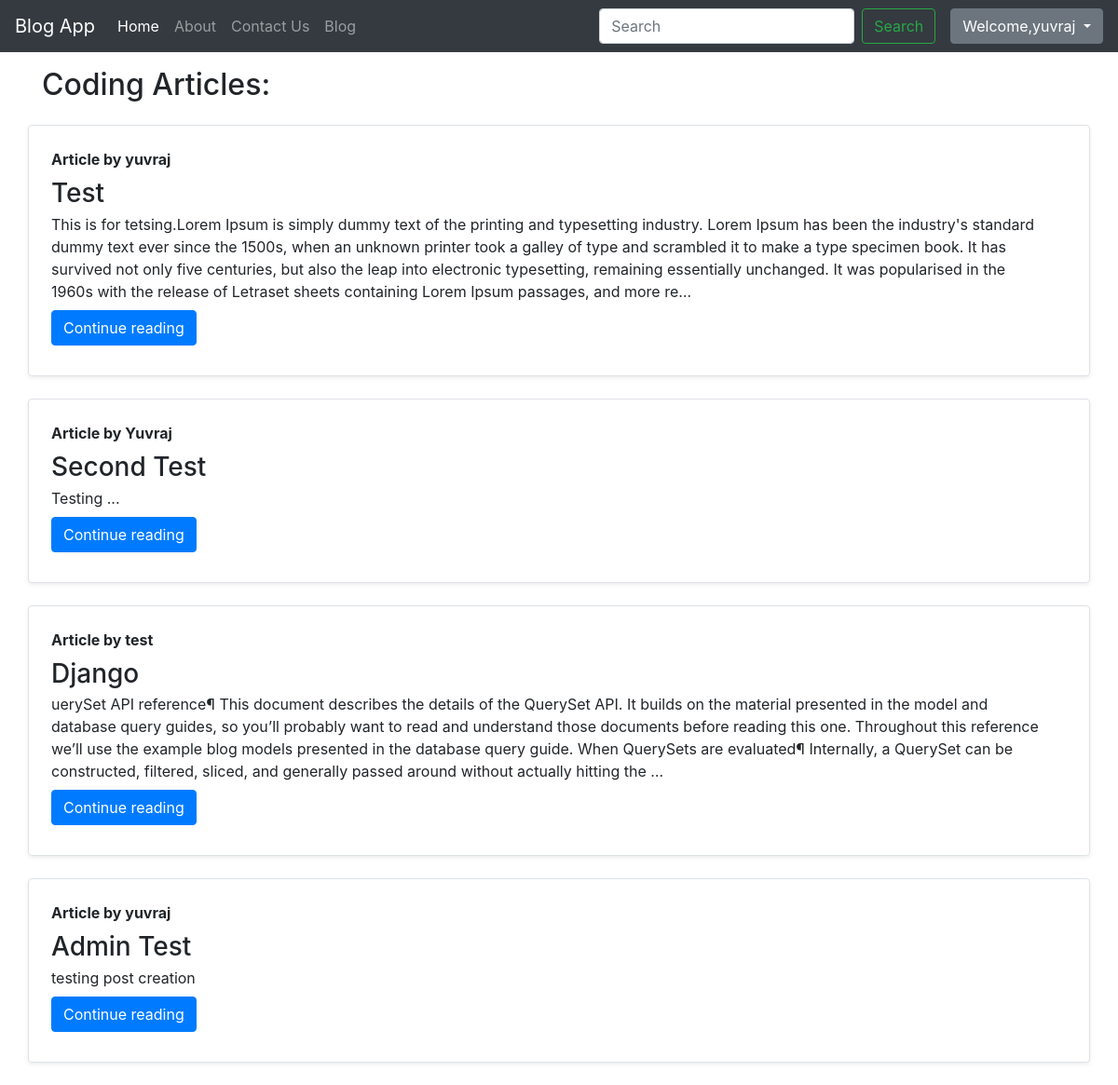
Page /blog/ (signed in) on the committed database.
### blog/models.py (models this page shows, shortened)
class Post(models.Model):
    sno=models.AutoField(primary_key=True)
    title=models.CharField(max_length=255)
    author=models.CharField(max_length=13)
    slug=models.CharField(max_length=130)
    content=models.TextField()
    timeStamp=models.DateTimeField(blank=True)

### blog/views.py (the view)
# urls.py: path('',views.blogHome,name='blogHome'),
def blogHome(request):
    allPost=Post.objects.all()
    context={'allPost':allPost}
    return render(request,'blog/blogHome.html' ,context)

### templates/blog/blogHome.html (shortened to what this page needs)
{% extends 'base.html' %}
{% block body %}
<div class="container my-3">
  <h2>Coding Articles:</h2>
{% for post in allPost %}
  <div class="row g-0 border rounded overflow-hidden flex-md-row my-4 shadow-sm h-md-250 position-relative __web-inspector-hide-shortcut__">
    <div class="col p-4 d-flex flex-column position-static">
      <strong class="d-inline-block mb-2 text-primary-emphasis">Article by {{post.author}}</strong>
      <h3 class="mb-0">{{post.title}}</h3>
      <p class="card-text mb-auto">{{post.content| truncatechars:500}}</p>
      <div class="my-2">
      <a href="/blog/{{post.slug}}" role="button" class="btn btn-primary">
        Continue reading
      </a>
    </div>
    </div>
    <div class="col-auto d-none d-lg-block">
    </div>
  </div>
  {% endfor %}
</div>
{% endblock body %}

### templates/base.html (shortened to what this page needs)
<!doctype html>
<html lang="en">
  <head>
    <link rel="stylesheet" href="https://cdn.jsdelivr.net/npm/bootstrap@4.3.1/dist/css/bootstrap.min.css">
  </head>
  <body>
    <nav class="navbar navbar-expand-lg navbar-dark bg-dark">
      <a class="navbar-brand" href="/">Blog App</a>
      <div class="collapse navbar-collapse" id="navbarSupportedContent">
        <ul class="navbar-nav mr-auto">
          <li class="nav-item active">
            <a class="nav-link" href="/">Home <span class="sr-only">(current)</span></a>
          </li>
          <li class="nav-item">
            <a class="nav-link" href="/about">About</a>
          </li>
          <li class="nav-item">
            <a class="nav-link" href="/contact">Contact Us</a>
          </li>
          <li class="nav-item">
            <a class="nav-link" href="/blog">Blog</a>
          </li>
        </ul>
        <form method="get" action ="/search" class="form-inline my-2 my-lg-0 mx-3">
          <input name="query" id= "query" class="form-control mr-sm-2" type="search" placeholder="Search" aria-label="Search">
          <button class="btn btn-outline-success my-2 my-sm-0" type="submit">Search</button>
        </form>
      </div>
      {% if user.is_authenticated %}
      <ul class="navbar-nav ml-auto">
        <div class="dropdown">
          <button class="btn btn-secondary dropdown-toggle" type="button" id="dropdownMenuButton" data-toggle="dropdown" aria-haspopup="true" aria-expanded="false">
            Welcome,{{request.user}}
          </button>
        </div>
      </ul>
      {% endif %}
    </nav>
    {% block body %}
    {% endblock body %}
  </body>
</html>

### rows in the picture
Post: author "yuvraj", title "Test", content "This is for tetsing.Lorem Ipsum is simply dummy text of the printing and typesetting industry. Lorem Ipsum has been the industry's standard dummy text ever since the 1500s, when an unknown printer took a galley of type and scrambled it to make a type specimen book. It has survived not only five centuries, but also the leap into electronic typesetting, remaining essentially unchanged. It was popularised in the 1960s with the release of Letraset sheets containing Lorem Ipsum passages, and more re…"
Post: author "Yuvraj", title "Second Test", content "Testing ..."
Post: author "test", title "Django", content "uerySet API reference¶ This document describes the details of the QuerySet API. It builds on the material presented in the model and database query guides, so you’ll probably want to read and understand those documents before reading this one. Throughout this reference we’ll use the example blog models presented in the database query guide. When QuerySets are evaluated¶ Internally, a QuerySet can be constructed, filtered, sliced, and generally passed around without actually hitting the …"
Post: author "yuvraj", title "Admin Test", content "testing post creation"

### other values in the picture
{{ request.user }} "yuvraj"
